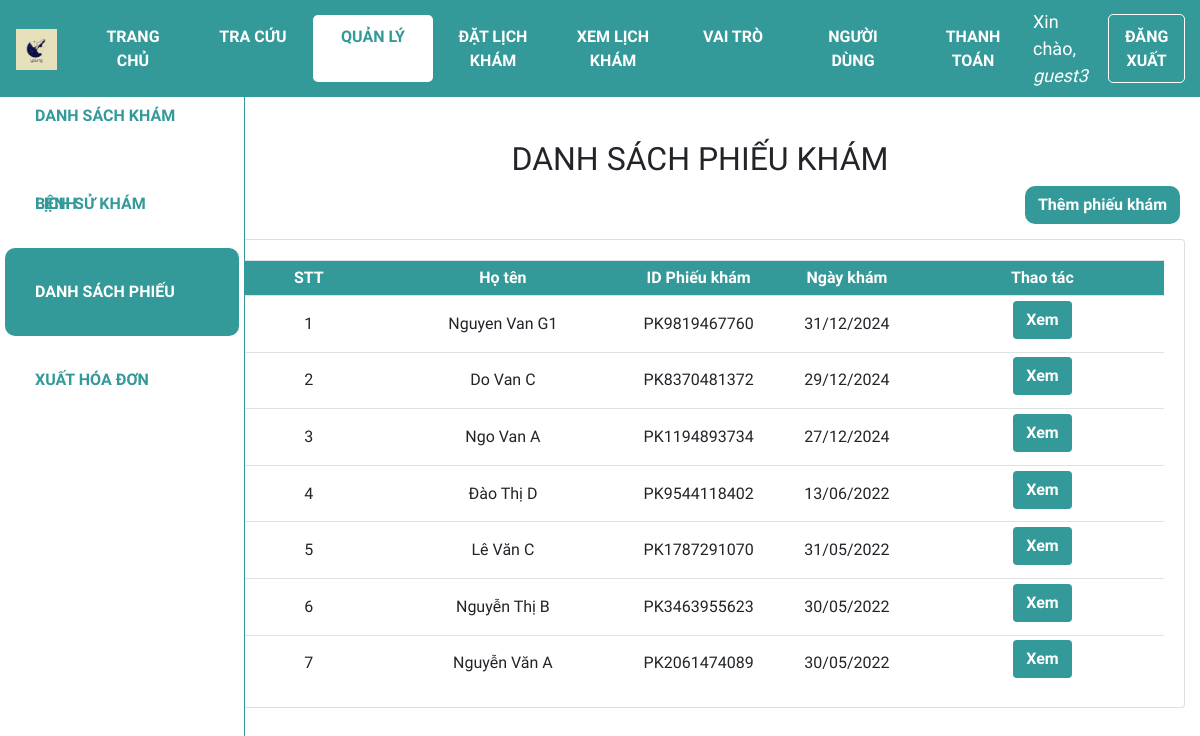
Screenshot of /dspk (signed in) with the database file from the repository.
### web_core/models.py (models this page shows, shortened)
class PHIEUKHAM(models.Model):
    id = ShortUUIDField(
        verbose_name='ID phiếu khám',
        length=10,
        max_length=12,
        prefix="PK",
        alphabet="0123456789",
        primary_key=True
    )
    id_benhnhan = models.ForeignKey(BENHNHAN, on_delete=models.CASCADE, verbose_name='ID bệnh nhân', null=True)
    ngay_kham = models.DateTimeField('Ngày khám', auto_now_add=True)
    trieu_chung = models.CharField('Triệu chứng', max_length=100)
    loai_benh = models.ForeignKey(
        DANHMUC,
        on_delete=models.CASCADE,
        limit_choices_to={'loai': 'Bệnh'},
        related_name='benh',
        verbose_name='Loại bệnh',
        null=True
    )

class BENHNHAN(models.Model):
    GIOITINH = (
        ('Nam', 'Nam'),
        ('Nữ', 'Nữ'),
    )
    id = ShortUUIDField(
        verbose_name='ID bệnh nhân',
        length=10,
        max_length=12,
        prefix="BN",
        alphabet="0123456789",
        primary_key=True
    )
    ho_ten = models.CharField('Họ tên', max_length=100)
    gioi_tinh = models.CharField('Giới tính', max_length=3, choices=GIOITINH)
    ngay_sinh = models.DateField('Ngày sinh', default='1990-01-01', null=True)
    dia_chi = models.CharField('Địa chỉ', max_length=255, null=True)
    appointment = models.OneToOneField('Appointment', on_delete=models.SET_NULL, null=True, blank=True)
    class Meta:
        permissions = [
            ('view_medicalrecord', 'Can view medical record'),
            ('change_medicalrecord', 'Can edit medical record'),
        ]

### web_core/views.py (the view)
# urls.py: path('dspk',views.dspk, name='quanli_dspk'),
@login_required(login_url='login')
def dspk(request):
    dspk = PHIEUKHAM.objects.all().order_by('-ngay_kham')
    enum_dspk = enumerate(dspk,start = 1)
    context = {'enum_dspk':enum_dspk}
    return render(request, 'web_core/dspk.html', context)

### web_core/templates/web_core/dspk.html (shortened to what this page needs)
{% extends 'web_core/main.html' %}
{% block content %}
<div class="row">
    <div class="col-md-2">
        {% include 'web_core/sidebar.html' %}
    </div>
    <div class="col-md-10">
        <h2 class="table-title" style>DANH SÁCH PHIẾU KHÁM</h2>
        <div class="btn-text-right">
            <a class="btn add-btn" href="{% url 'quanli_them_phieukham' %}">Thêm phiếu khám</a>
        </div>
        <div class="card card-body">
            <table class='table table-sm'>
                <tr class="table-head">
                    <th class="small-content">STT</th>
                    <th class="mid-content">Họ tên</th>
                    <th class="small-content">ID Phiếu khám</th>
                    <th class="small-content">Ngày khám</th>
                    <th class="mid-content">Thao tác</th>
                </tr>
                {% for index, phieukham in enum_dspk %}
                <tr>
                    <td class="small-content">{{index}}</td>
                    <td class="mid-content">{{phieukham.id_benhnhan.ho_ten}}</td>
                    <td class="small-content">{{phieukham.id}}</td>
                    <td class="small-content">{{phieukham.ngay_kham|date:"d/m/Y"}}</td>
                    <td>
                        <a class="btn view-btn" href="{% url 'quanli_xem_phieukham' phieukham.id %}">Xem</a>
                    </td>
                </tr>
                {% endfor %}
            </table>
        </div>
    </div>
</div>
{% endblock %}

### web_core/templates/web_core/navbar.html (shortened to what this page needs)
{% load static %}
<nav class="navbar navbar-expand-lg my-navbar fixed-top">
    <a href="{% url 'home' %}">
        <img class="navbar-brand" alt="logo-brand" src="{% static 'images/favicon.png' %}" height="50"
            style="padding-bottom: 4px" />
    </a>
    <div class="collapse navbar-collapse" id="navbarNav">
        {% with request.resolver_match.url_name as url_name %}
        <div class="navbar-nav">
            <a class="nav-item nav-link my-nav-item {% if url_name == 'home' %}my-nav-active{% endif %}"
                href="{% url 'home' %}">Trang chủ</a>
            <a class="nav-item nav-link my-nav-item {% if url_name == 'lsk_guest' %}my-nav-active{% endif %}"
                href="{% url 'lsk_guest' %}">Tra cứu</a>
            <a class="nav-item nav-link my-nav-item {% if 'quanli' in url_name %}my-nav-active{% endif %}"
                href="{% url 'quanli_dskb' %}">Quản lý</a>
                <a class="nav-item nav-link my-nav-item {% if url_name == 'book_appointment' %}my-nav-active{% endif %}"
                href="{% url 'book_appointment' %}">Đặt lịch khám</a>
            <a href="{% url 'view_appointments' %}" class="nav-item nav-link my-nav-item view-appointment">
                    Xem lịch khám</a>
            <a class="nav-item nav-link my-nav-item {% if url_name == 'role_list' %}my-nav-active{% endif %}"
                    href="{% url 'role_list' %}">Vai trò</a>
            <a class="nav-item nav-link my-nav-item {% if url_name == 'user_list' %}my-nav-active{% endif %}"
                    href="{% url 'user_list' %}">Người dùng</a>
                    <a class="nav-item nav-link my-nav-item payment {% if url_name == 'payment' %}my-nav-active{% endif %}"
                    href="{% url 'payment' %}">
                    THANH TOÁN
                </a>
        </div>
        {% endwith %}
    </div>
    {% with request.resolver_match.url_name as url_name %}
    {% if request.user.is_authenticated %}
    <span class="hello-msg">Xin chào, <span> {{request.user}} </span></span>
    <a class="nav-item nav-link my-nav-item my-btn" href="{% url 'logout' %}">Đăng xuất</a>
    {% else %}
    <a class="nav-item nav-link my-nav-item my-btn {% if url_name == 'login' %}my-nav-active{% endif %}"
        href="{% url 'login' %}">Đăng nhập</a>
    {% endif %}
    {% endwith %}
</nav>

### web_core/static/css/main.css (style rules this page uses)
* { font-family: 'Baloo 2', cursive; }
html, body { margin: 0; padding: 0; height: 100%; overflow-x: hidden; }

### web_core/templates/web_core/navbar.html (style rules this page uses)
.my-navbar.fixed-top { position: fixed; color: #fff; background-color: #399; z-index: 10; }
.my-nav-item { color: #fff; font-weight: bold; padding: 9.6px 16px !important; text-transform: uppercase; border-radius: 5px; width: 120px; text-align: center; }
.my-nav-active, .my-nav-active:hover { color: #399; background-color: #fff; }
.my-btn { border: 1px solid #fff; margin-right: 10px; }
.hello-msg { font-size: 18px; color: #fff; margin-right: 20px; }
.hello-msg>span { font-style: italic; }
.my-nav-item.view-appointment { color: #fff; font-weight: bold; padding: 9.6px 16px !important; text-transform: uppercase; border-radius: 5px; width: 120px; text-align: center; }
.my-nav-item.payment { background-color: transparent; color: #fff; font-weight: bold; padding: 9.6px 16px; text-transform: uppercase; border-radius: 5px; width: 120px; text-align: center; }

### web_core/templates/web_core/dspk.html (style rules this page uses)
.col-md-2 { padding: 0; }
.col-md-10 { margin-top: 50px; }
.card-body { padding-bottom: 0px; }
.table-title { text-align: center; }
.table th, .table td { vertical-align: middle; text-align: center; }
.small-content { width: 150px; }
.mid-content { width: 250px; }
.table-head { color: #ffff; background-color: #399; }
.btn { margin: 0 5px; }
.btn-text-right { text-align: right; }
.btn.view-btn { font-weight: bold; margin-bottom: 8px; cursor: pointer; color: #fff; background-color: #399; }
.btn.add-btn { font-weight: bold; margin-bottom: 15px; cursor: pointer; color: rgb(255, 255, 255); background-color: #399; border-radius: 10px; }

### rows the page displays
PHIEUKHAM: index "1", id_benhnhan.ho_ten "Nguyen Van G1", id "PK9819467760", ngay_kham "31/12/2024"
PHIEUKHAM: index "2", id_benhnhan.ho_ten "Do Van C", id "PK8370481372", ngay_kham "29/12/2024"
PHIEUKHAM: index "3", id_benhnhan.ho_ten "Ngo Van A", id "PK1194893734", ngay_kham "27/12/2024"
PHIEUKHAM: index "4", id_benhnhan.ho_ten "Đào Thị D", id "PK9544118402", ngay_kham "13/06/2022"
PHIEUKHAM: index "5", id_benhnhan.ho_ten "Lê Văn C", id "PK1787291070", ngay_kham "31/05/2022"
PHIEUKHAM: index "6", id_benhnhan.ho_ten "Nguyễn Thị B", id "PK3463955623", ngay_kham "30/05/2022"
PHIEUKHAM: index "7", id_benhnhan.ho_ten "Nguyễn Văn A", id "PK2061474089", ngay_kham "30/05/2022"

### other values shown
{{ request.user }} "guest3"
